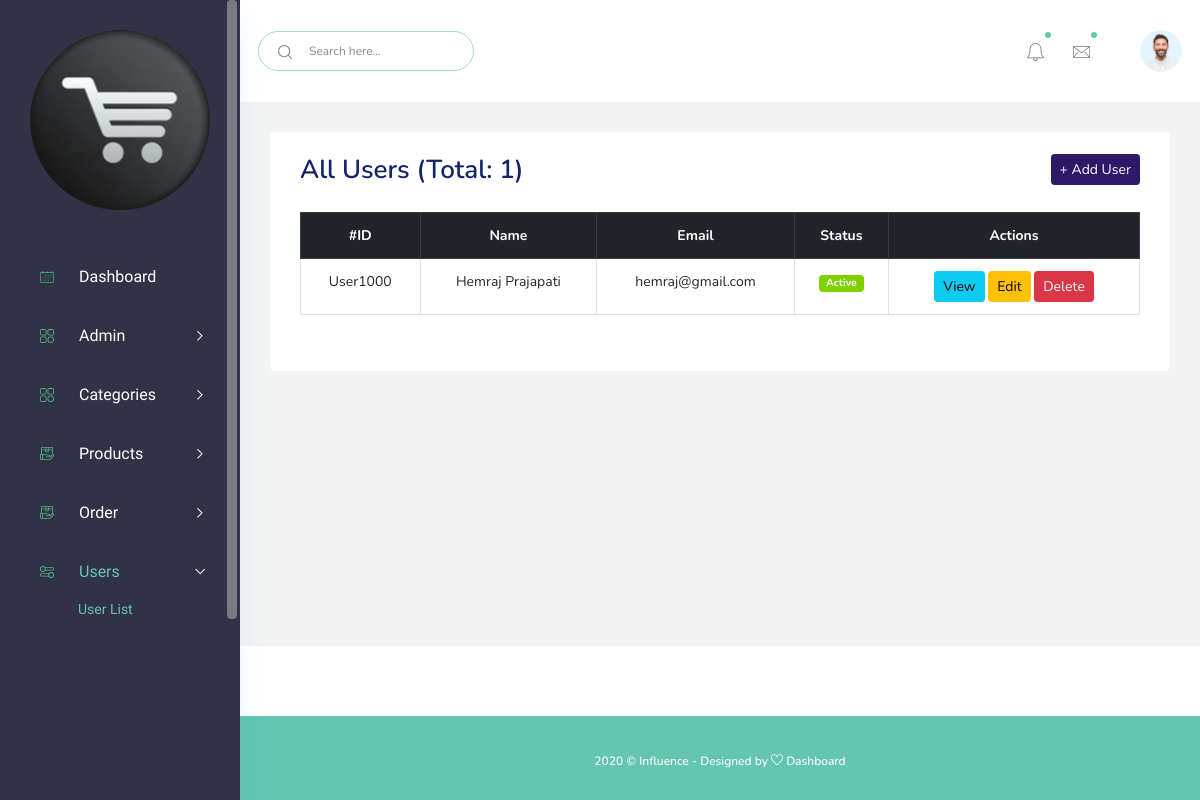
/admin/user-list.php, run on the app's committed database.
### tables this page shows
CREATE TABLE `new_project_table` (
  `id` int(11) NOT NULL,
  `user_id` varchar(20) NOT NULL,
  `first_name` varchar(100) DEFAULT NULL,
  `last_name` varchar(100) DEFAULT NULL,
  `user_image` varchar(255) DEFAULT NULL,
  `email` varchar(150) DEFAULT NULL,
  `password` varchar(255) DEFAULT NULL,
  `phone_number` varchar(20) DEFAULT NULL,
  `address` text DEFAULT NULL,
  `address2` text DEFAULT NULL,
  `city` varchar(100) DEFAULT NULL,
  `state` varchar(100) DEFAULT NULL,
  `zip` varchar(20) DEFAULT NULL,
  `added_on` varchar(30) DEFAULT NULL,
  `status` enum('t','f') DEFAULT 't'
);

### admin/user-list.php (the view, shortened to what this page needs)
<?php
include("include/header.php");
$items_per_page = 4;
$page = isset($_GET['page']) ? (int)$_GET['page'] : 1;
$page = max(1, $page);
$offset = ($page - 1) * $items_per_page;
$total_query = mysqli_query($connect, "SELECT COUNT(*) as total FROM new_project_table");
$total_row = mysqli_fetch_assoc($total_query);
$total_items = $total_row['total'];
$sql = "SELECT * FROM `new_project_table` ORDER BY id DESC LIMIT $items_per_page OFFSET $offset";
$users = mysqli_query($connect, $sql);
?>
<div class="main_content_iner ">
   <div class="container-fluid p-0 sm_padding_15px">
      <div class="row justify-content-center">
         <div class="col-lg-12">
            <div class="white_card card_height_100 mb_30">
               <div class="white_card_header d-flex justify-content-between align-items-center">
                  <h3 class="m-0">All Users (Total: <?php echo $total_items; ?>)</h3>
                  <a href="add_user.php" class="btn btn-sm btn-primary">+ Add User</a>
               </div>
               <div class="white_card_body">
                  <div class="table-responsive">
                     <table class="table table-bordered table-hover text-center align-middle">
                        <thead class="table-dark">
                           <tr>
                              <th>#ID</th>
                              <th>Name</th>
                              <th>Email</th>
                              <th>Status</th>
                              <th>Actions</th>
                           </tr>
                        </thead>
                        <tbody>
                           <?php if (mysqli_num_rows($users) > 0) {
                              while ($user = mysqli_fetch_assoc($users)) { ?>
                                 <tr>
                                    <td><?php echo $user['user_id']; ?></td>
                                    <td><?php echo htmlspecialchars($user['first_name']." ".$user['last_name']); ?></td>
                                    <td><?php echo htmlspecialchars($user['email']); ?></td>
                                    <td>
                                       <?php if ($user['status']) { ?>
                                          <span class="badge bg-success">Active</span>
                                       <?php } else { ?>
                                          <span class="badge bg-secondary">Inactive</span>
                                       <?php } ?>
                                    </td>
                                    <td>
                                       <a href="view-user.php?user_id=<?php echo $user['user_id']; ?>" class="btn btn-info btn-sm">View</a>
                                       <a href="edit-user.php?user_id=<?php echo $user['user_id']; ?>" class="btn btn-warning btn-sm">Edit</a>
                                       <a href="delete-user.php?user_id=<?php echo $user['user_id']; ?>" class="btn btn-danger btn-sm" onclick="return confirm('Are you sure?');">Delete</a>
                                    </td>
                                 </tr>
                           <?php }
                           } else { ?>
                              <tr>
                                 <td colspan="5">No users found.</td>
                              </tr>
                           <?php } ?>
                        </tbody>
                     </table>
                  </div>
               </div>
            </div>
         </div>
      </div>
   </div>
</div>
<?php include("include/footer.php"); ?>

### data on the page
new_project_table: user "User1000", first_name+last_name "Hemraj Prajapati", email "hemraj@gmail.com", status "Active"

### other printed values
$total_items "1"
